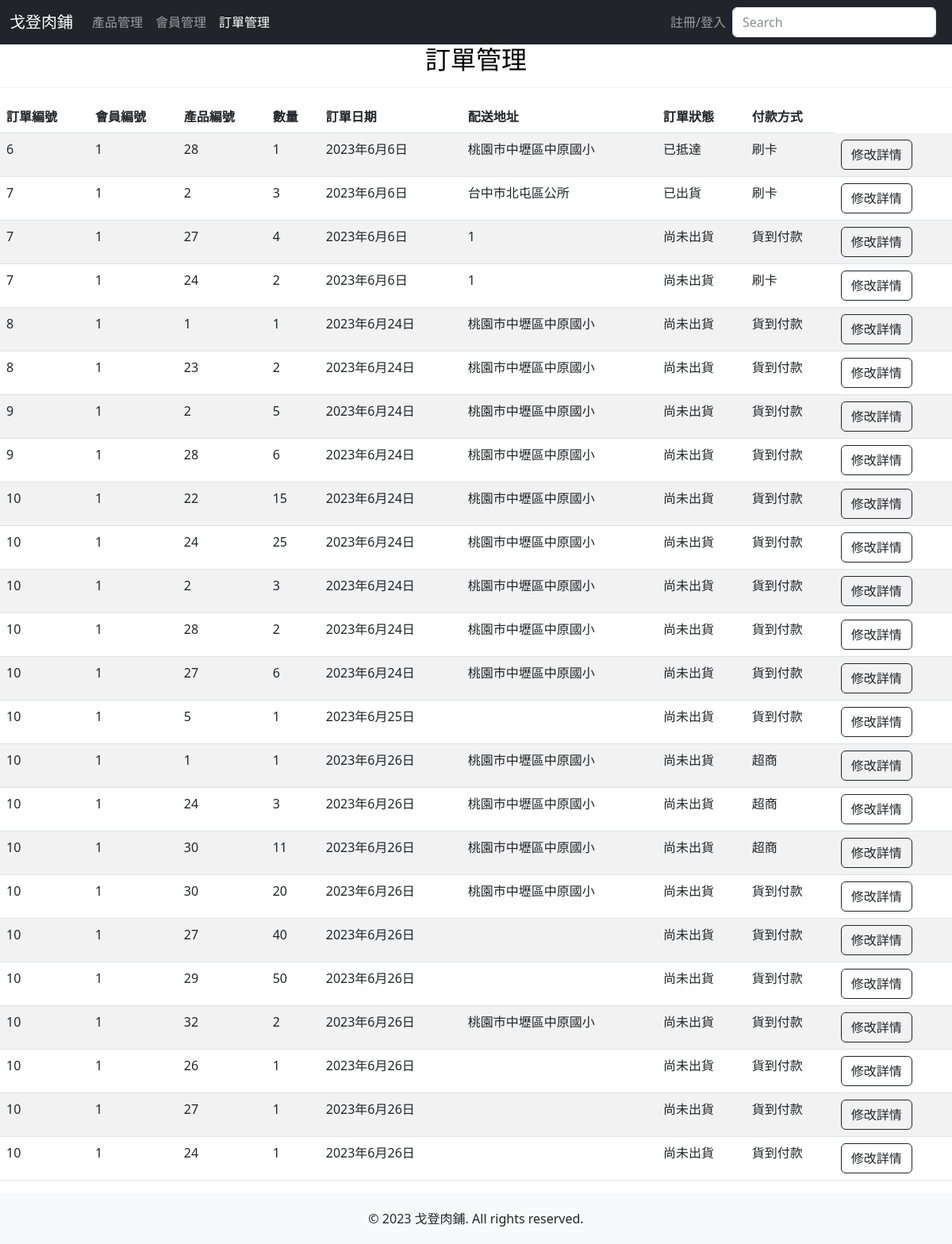
Page /orders_view/ on the committed database.
### django_hanio/mywebsite/models.py (models this page shows)
class order_detail(models.Model):
    PAYMENT_METHOD_CHOICES = [
        ('COD', '貨到付款'),
        ('CC', '刷卡'),
        ('CVS', '超商'),
    ]
    ORDER_STATUS_CHOICES = [
        ('NOT_SHIPPED', '尚未出貨'),
        ('SHIPPED', '已出貨'),
        ('ARRIVED', '已抵達'),
    ]
    ODID = models.AutoField('訂單明細編號', primary_key=True)
    OID = models.CharField('訂單編號', max_length=1000)
    MID = models.CharField('會員編號', max_length=1000)
    PID = models.CharField('產品編號', max_length=1000)
    PNUM = models.IntegerField('數量')
    ODate = models.DateField('訂單日期', auto_now_add=True)
    OAddr = models.CharField('配送地址', max_length=100)
    OStatus = models.CharField('訂單狀態',max_length=12, choices=ORDER_STATUS_CHOICES, default='NOT_SHIPPED')
    OPayment = models.CharField('付款方式',max_length=3, choices=PAYMENT_METHOD_CHOICES, default='COD')

### django_hanio/mywebsite/views.py (the view)
# urls.py: path('orders_view/', views.orders_view),
def orders_view(request):
    ord = order_detail.objects.all()
    return render(request, 'orders_page.html', locals())

### django_hanio/templates/orders_page.html (shortened to what this page needs)
<!DOCTYPE html>
<html>
    <head>
        <link href="https://cdn.jsdelivr.net/npm/bootstrap@5.3.0-alpha3/dist/css/bootstrap.min.css" rel="stylesheet">
        {% load static %}
        <link href="{% static 'css/styles.css'%}" rel="stylesheet" />
        <link rel="stylesheet" href="https://use.fontawesome.com/releases/v5.6.3/css/all.css"
>
    </head>
    <body id="page-top" style="display: flex; flex-direction: column; min-height: 100vh;">
        <nav class="navbar navbar-default navbar-expand-lg navbar-dark bg-dark fixed-top">
            <div class="container-fluid">
                <a class="navbar-brand" href="../index/" style="color: white;">戈登肉鋪</a>
                <div class="collapse navbar-collapse" id="navbarSupportedContent">
                    <ul class="navbar-nav me-auto mb-2 mb-lg-0">
                        <li class="nav-item">
                            <a class="nav-link" aria-current="page" href="../dashboard/#products">產品管理</a>
                        </li>
                        <li class="nav-item dropdown">
                          <a class="nav-link" aria-current="page" href="../dashboard/#member">會員管理</a>
                        </li>
                        <li class="nav-item">
                            <a class="nav-link active" href="../orders_view/">訂單管理</a>
                        </li>
                    </ul>
                    <ul class="navbar-nav">
                        {% if request.session.MAccount %}
                        <li class="nav-item dropdown">
                            <a class="nav-link dropdown-toggle" href="#" id="navbarDropdown" role="button" data-bs-toggle="dropdown" aria-expanded="false">
                                {{ request.session.MAccount }}
                            </a>
                            <ul class="dropdown-menu" aria-labelledby="navbarDropdown">
                              <li><a class="dropdown-item" href="{% url 'logout' %}">登出</a></li>
                            </ul>
                        </li>
                        {% else %}
                        <li class="nav-item">
                            <a class="nav-link" href="../login/">註冊/登入</a>
                        </li>
                        {% endif %}
                    </ul>
                    <form class="d-flex">
                        <input class="form-control me-2" type="search" placeholder="Search" aria-label="Search">
                    </form>
                </div>
              </div>
        </nav>
        <div id = "order">
            <div class="color-block h2-with-border">
              <h2 class="tit">訂單管理</h2>
            </div>
            <hr>
            <div class="table-responsive">
              <table class="table table-striped table-hover table-custom">
                <thead class="thead-dark">
                <thead>
                  <tr>
                    <th>訂單編號</th>
                    <th>會員編號</th>
                    <th>產品編號</th>
                    <th>數量</th>
                    <th>訂單日期</th>
                    <th>配送地址</th>
                    <th>訂單狀態</th>
                    <th>付款方式</th>
                  </tr>
                </thead>
                <tbody>
                  {% for o in ord %}
                  <tr>
                    <form action="/or_e_view/" method = "POST">{% csrf_token %}
                      <td>{{ o.OID }}</td>
                      <td>{{ o.MID }}</td>
                      <td>{{ o.PID }}</td>
                      <td>{{ o.PNUM }}</td>
                      <td>{{ o.ODate }}</td>
                      <td>{{ o.OAddr }}</td>
                      <td>
                        {% if o.OStatus == 'NOT_SHIPPED' %}尚未出貨{% endif %}
                        {% if o.OStatus == 'SHIPPED' %}已出貨{% endif %}
                        {% if o.OStatus == 'ARRIVED' %}已抵達{% endif %}
                      </td>
                      <td>
                        {% if o.OPayment == 'COD' %}貨到付款{% endif %}
                        {% if o.OPayment == 'CC' %}刷卡{% endif %}
                        {% if o.OPayment == 'CVS' %}超商{% endif %}
                      </td>
                      <td>
                        <input type="submit" value="修改詳情" class="btn btn-outline-dark">
                      </td>
                    </form>
                  </tr>
                  {% endfor %}
              </table>
            </div>
          </div>
    <footer class="footer">
        <div class="container">
            <span>© 2023 戈登肉鋪. All rights reserved.</span>
        </div>
    </footer>
</body>
</html>

### django_hanio/static/css/styles.css (style rules this page uses)
.footer { background-color: #f8f9fa; padding: 20px 0; text-align: center; }

### django_hanio/templates/orders_page.html (style rules this page uses)
textarea.form-control,input.form-control::placeholder { opacity: 0.7; }
.table-custom tbody tr:nth-child(even) { background-color: #f2f2f2; }
.table-custom tbody tr:nth-child(odd) { background-color: #bebdbd; }
hr { border-color: #bebdbd; }
.table-hover tbody tr { transition: 0.5s; }
.tit { color: black; }
.h2-with-border { text-decoration-color: black; }
h2 { text-align: center; }

### rows in the picture
order_detail: OID "6", MID "1", PID "28", PNUM "1", ODate "2023年6月6日", OAddr "桃園市中壢區中原國小", OStatus "已抵達", OPayment "刷卡"
order_detail: OID "7", MID "1", PID "2", PNUM "3", ODate "2023年6月6日", OAddr "台中市北屯區公所", OStatus "已出貨", OPayment "刷卡"
order_detail: OID "7", MID "1", PID "27", PNUM "4", ODate "2023年6月6日", OAddr "1", OStatus "尚未出貨", OPayment "貨到付款"
order_detail: OID "7", MID "1", PID "24", PNUM "2", ODate "2023年6月6日", OAddr "1", OStatus "尚未出貨", OPayment "刷卡"
order_detail: OID "8", MID "1", PID "1", PNUM "1", ODate "2023年6月24日", OAddr "桃園市中壢區中原國小", OStatus "尚未出貨", OPayment "貨到付款"
order_detail: OID "8", MID "1", PID "23", PNUM "2", ODate "2023年6月24日", OAddr "桃園市中壢區中原國小", OStatus "尚未出貨", OPayment "貨到付款"
order_detail: OID "9", MID "1", PID "2", PNUM "5", ODate "2023年6月24日", OAddr "桃園市中壢區中原國小", OStatus "尚未出貨", OPayment "貨到付款"
order_detail: OID "9", MID "1", PID "28", PNUM "6", ODate "2023年6月24日", OAddr "桃園市中壢區中原國小", OStatus "尚未出貨", OPayment "貨到付款"
order_detail: OID "10", MID "1", PID "22", PNUM "15", ODate "2023年6月24日", OAddr "桃園市中壢區中原國小", OStatus "尚未出貨", OPayment "貨到付款"
order_detail: OID "10", MID "1", PID "24", PNUM "25", ODate "2023年6月24日", OAddr "桃園市中壢區中原國小", OStatus "尚未出貨", OPayment "貨到付款"
order_detail: OID "10", MID "1", PID "2", PNUM "3", ODate "2023年6月24日", OAddr "桃園市中壢區中原國小", OStatus "尚未出貨", OPayment "貨到付款"
order_detail: OID "10", MID "1", PID "28", PNUM "2", ODate "2023年6月24日", OAddr "桃園市中壢區中原國小", OStatus "尚未出貨", OPayment "貨到付款"
order_detail: OID "10", MID "1", PID "27", PNUM "6", ODate "2023年6月24日", OAddr "桃園市中壢區中原國小", OStatus "尚未出貨", OPayment "貨到付款"
order_detail: OID "10", MID "1", PID "5", PNUM "1", ODate "2023年6月25日", OStatus "尚未出貨", OPayment "貨到付款"
order_detail: OID "10", MID "1", PID "1", PNUM "1", ODate "2023年6月26日", OAddr "桃園市中壢區中原國小", OStatus "尚未出貨", OPayment "超商"
order_detail: OID "10", MID "1", PID "24", PNUM "3", ODate "2023年6月26日", OAddr "桃園市中壢區中原國小", OStatus "尚未出貨", OPayment "超商"
order_detail: OID "10", MID "1", PID "30", PNUM "11", ODate "2023年6月26日", OAddr "桃園市中壢區中原國小", OStatus "尚未出貨", OPayment "超商"
order_detail: OID "10", MID "1", PID "30", PNUM "20", ODate "2023年6月26日", OAddr "桃園市中壢區中原國小", OStatus "尚未出貨", OPayment "貨到付款"
order_detail: OID "10", MID "1", PID "27", PNUM "40", ODate "2023年6月26日", OStatus "尚未出貨", OPayment "貨到付款"
order_detail: OID "10", MID "1", PID "29", PNUM "50", ODate "2023年6月26日", OStatus "尚未出貨", OPayment "貨到付款"
order_detail: OID "10", MID "1", PID "32", PNUM "2", ODate "2023年6月26日", OAddr "桃園市中壢區中原國小", OStatus "尚未出貨", OPayment "貨到付款"
order_detail: OID "10", MID "1", PID "26", PNUM "1", ODate "2023年6月26日", OStatus "尚未出貨", OPayment "貨到付款"
order_detail: OID "10", MID "1", PID "27", PNUM "1", ODate "2023年6月26日", OStatus "尚未出貨", OPayment "貨到付款"
order_detail: OID "10", MID "1", PID "24", PNUM "1", ODate "2023年6月26日", OStatus "尚未出貨", OPayment "貨到付款"
